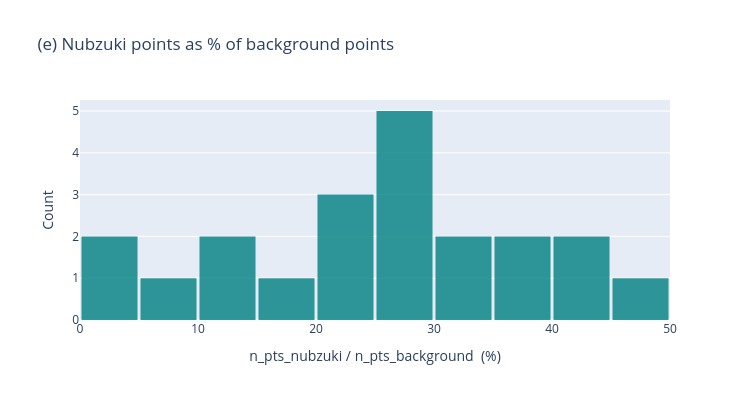

This figure's notebook cell:
### Markdown cell above
### 3e — Ratio of Nubzuki points to background points

### Code cell
fig = go.Figure()
fig.add_trace(go.Histogram(
    x=df["pts_ratio"] * 100, nbinsx=15,
    marker_color="teal", opacity=0.8,
))
fig.update_layout(
    title="(e) Nubzuki points as % of background points",
    xaxis_title="n_pts_nubzuki / n_pts_background  (%)",
    yaxis_title="Count",
    bargap=0.05, width=750, height=400,
)
fig.show()

print((df["pts_ratio"] * 100).describe().round(2).rename("pts_ratio (%)"))

### Figure 1 — Plotly figure (JSON) as saved in the notebook; plotly's stock layout.template omitted (floating-point values rounded to 4 significant figures)
{"data": [{"marker": {"color": "teal"}, "nbinsx": 15, "opacity": 0.8, "type": "histogram", "x": [27.88, 32.76, 21.9, 29.43, 28.62, 44.12, 27.9, 23.32, 4.751, 35.2, 13.21, 40.99, 8.809, 17.05, 27.52, 4.392, 46.24, 24.08, 13.69, 32.08, 36.01]}], "layout": {"bargap": 0.05, "height": 400, "title": {"text": "(e) Nubzuki points as % of background points"}, "width": 750, "xaxis": {"title": {"text": "n_pts_nubzuki / n_pts_background  (%)"}}, "yaxis": {"title": {"text": "Count"}}}}
